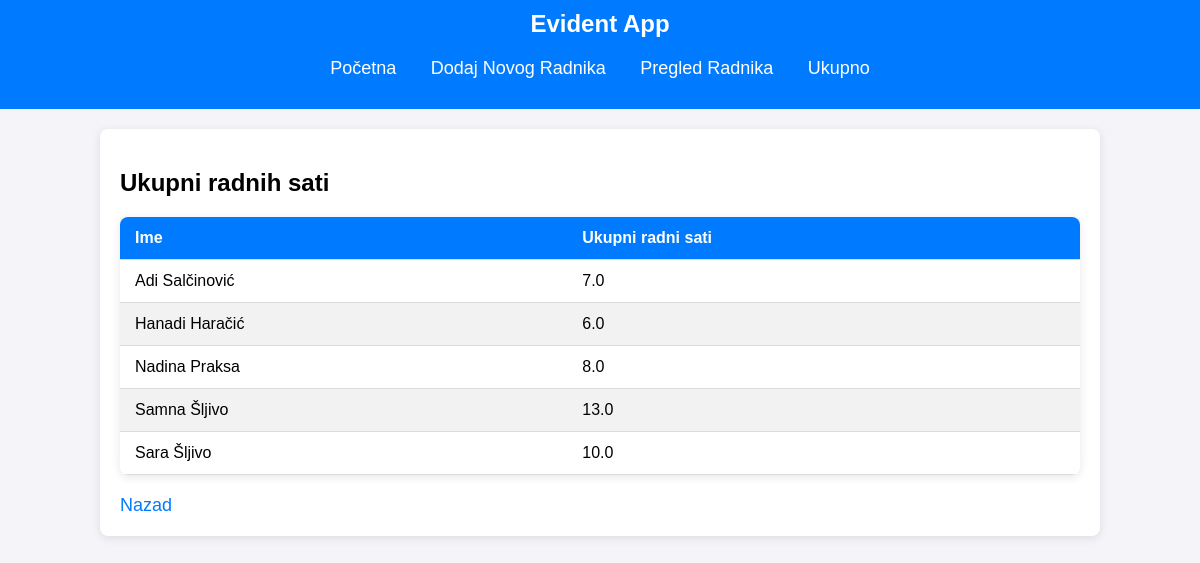
Page /summary on the committed database.
### tables this page shows
CREATE TABLE employees (
	name TEXT,
	date TEXT,
	wh TEXT,
	start_time TEXT,
	end_time TEXT
);

### app.py (the view)
@app.route('/summary')
def summary():
    try:
        con = get_db_connection()
        cur = con.cursor()
        cur.execute("SELECT name, SUM(wh) as total_hours FROM employees GROUP BY name")
        rows = cur.fetchall()
        con.close()
        return render_template("summary.html", rows=rows)
    except sqlite3.Error as e:
        return f"Došlo je do greške: {e}"

### database.py (called while the page is built)
def get_db_connection():
    con = sqlite3.connect('db.db')
    con.row_factory = sqlite3.Row
    return con

### templates/summary.html (shortened to what this page needs)
<!DOCTYPE html>
<html lang="en">
<head>
</head>
<body>
    <header>
        <h1>Evident App</h1>
        <nav>
            <a href="/">Početna</a>
            <a href="/enternew">Dodaj Novog Radnika</a>
            <a href="/list">Pregled Radnika</a>
            <a href="/summary">Ukupno</a>
        </nav>
    </header>
    <div class="container">
        <h2>Ukupni radnih sati</h2>
        <table>
            <thead>
                <tr>
                    <th>Ime</th>
                    <th>Ukupni radni sati</th>
                </tr>
            </thead>
            <tbody>
                {% for row in rows %}
                <tr>
                    <td>{{ row['name'] }}</td>
                    <td>{{ row['total_hours'] }}</td>
                </tr>
                {% endfor %}
            </tbody>
        </table>
        <a href="/" class="back-link">Nazad</a>
    </div>
</body>
</html>

### templates/summary.html (style rules this page uses)
body { font-family: Arial, sans-serif; background-color: #f4f4f9; margin: 0; padding: 0; display: flex; flex-direction: column; align-items: center; }
header { width: 100%; background-color: #007bff; color: #fff; padding: 10px 20px; text-align: center; }
header h1 { margin: 0; font-size: 24px; }
nav { margin: 20px 0; }
nav a { color: #fff; text-decoration: none; margin: 0 15px; font-size: 18px; }
.container { width: 80%; max-width: 1200px; padding: 20px; background-color: #fff; border-radius: 8px; box-shadow: 0 2px 10px rgba(0, 0, 0, 0.1); margin-top: 20px; }
h2 { color: #000; margin-bottom: 20px; }
table { width: 100%; border-collapse: collapse; background-color: #fff; border-radius: 8px; overflow: hidden; box-shadow: 0 2px 10px rgba(0, 0, 0, 0.1); }
th, td { padding: 12px 15px; text-align: left; border-bottom: 1px solid #ddd; }
th { background-color: #007bff; color: #fff; }
tr:nth-child(even) { background-color: #f2f2f2; }
.back-link { text-decoration: none; color: #007bff; font-size: 18px; display: inline-block; margin-top: 20px; }

### rows in the picture
employees: name "Adi Salčinović", total_hours "7.0"
employees: name "Hanadi Haračić", total_hours "6.0"
employees: name "Nadina Praksa", total_hours "8.0"

### other values in the picture
{{ row['name'] }} "Samna Šljivo" "Sara Šljivo"
{{ row['total_hours'] }} "13.0" "10.0"
